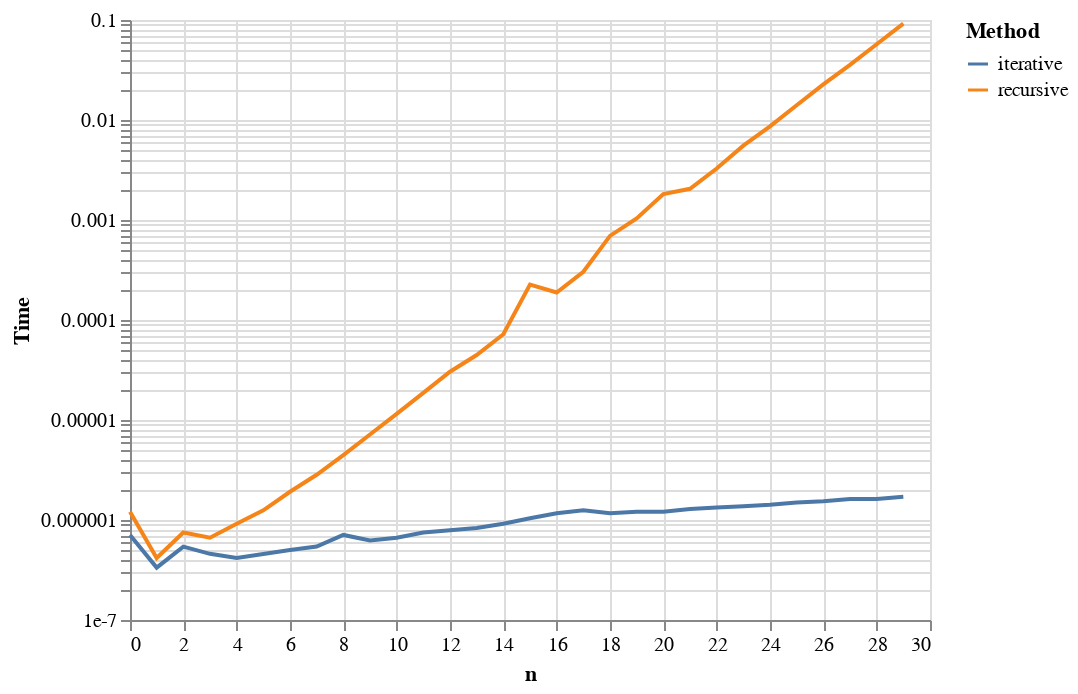

Notebook code cell kept with this figure:
### Code cell
import altair as alt
import pandas as pd
from timeit import timeit

def fibonacci_recursive(n):
    if n < 2:
        return n
    return fibonacci_recursive(n - 2) + fibonacci_recursive(n - 1)

def fibonacci_iterative(n):
    a = 0
    b = 1
    if n == 0:
        return a
    if n == 1:
        return b
    i = 1
    while i < n:
        c = a + b
        a = b
        b = c
        i += 1
    return b

funcs = {
    "recursive": fibonacci_recursive,
    "iterative": fibonacci_iterative
}

df = pd.DataFrame({
    k: [timeit(lambda: v(n), number=1) for n in range(30)]
    for k,v in funcs.items()
})

df = df.reset_index().melt(id_vars="index", value_vars=funcs.keys())
df = df.rename(columns={"index": "n", "value": "Time", "variable": "Method"})

alt.Chart(df).mark_line().encode(
    x=alt.X("n"),
    y=alt.Y("Time", scale=alt.Scale(type="log")),
    color="Method"
)

### Figure 1 — Vega-Lite specification as saved in the notebook (floating-point values rounded to 4 significant figures)
{"config": {"view": {"continuousWidth": 400, "continuousHeight": 300}}, "data": {"name": "data-2f4fe6fe43515b3b91ba86a3b96c4abc"}, "mark": "line", "encoding": {"color": {"field": "Method", "type": "nominal"}, "x": {"field": "n", "type": "quantitative"}, "y": {"field": "Time", "scale": {"type": "log"}, "type": "quantitative"}}, "$schema": "https://vega.github.io/schema/vega-lite/v4.17.0.json", "datasets": {"data-2f4fe6fe43515b3b91ba86a3b96c4abc": [{"n": 0, "Method": "recursive", "Time": 1.209e-06}, {"n": 1, "Method": "recursive", "Time": 4.17e-07}, {"n": 2, "Method": "recursive", "Time": 7.5e-07}, {"n": 3, "Method": "recursive", "Time": 6.66e-07}, {"n": 4, "Method": "recursive", "Time": 9.17e-07}, {"n": 5, "Method": "recursive", "Time": 1.25e-06}, {"n": 6, "Method": "recursive", "Time": 1.917e-06}, {"n": 7, "Method": "recursive", "Time": 2.833e-06}, {"n": 8, "Method": "recursive", "Time": 4.459e-06}, {"n": 9, "Method": "recursive", "Time": 7.167e-06}, {"n": 10, "Method": "recursive", "Time": 1.15e-05}, {"n": 11, "Method": "recursive", "Time": 1.867e-05}, {"n": 12, "Method": "recursive", "Time": 3.042e-05}, {"n": 13, "Method": "recursive", "Time": 4.463e-05}, {"n": 14, "Method": "recursive", "Time": 7.2e-05}, {"n": 15, "Method": "recursive", "Time": 0.0002258}, {"n": 16, "Method": "recursive", "Time": 0.0001882}, {"n": 17, "Method": "recursive", "Time": 0.0003038}, {"n": 18, "Method": "recursive", "Time": 0.000694}, {"n": 19, "Method": "recursive", "Time": 0.001037}, {"n": 20, "Method": "recursive", "Time": 0.001817}, {"n": 21, "Method": "recursive", "Time": 0.002052}, {"n": 22, "Method": "recursive", "Time": 0.003271}, {"n": 23, "Method": "recursive", "Time": 0.005537}, {"n": 24, "Method": "recursive", "Time": 0.008635}, {"n": 25, "Method": "recursive", "Time": 0.01403}, {"n": 26, "Method": "recursive", "Time": 0.02266}, {"n": 27, "Method": "recursive", "Time": 0.03556}, {"n": 28, "Method": "recursive", "Time": 0.05724}, {"n": 29, "Method": "recursive", "Time": 0.09204}, {"n": 0, "Method": "iterative", "Time": 7.09e-07}, {"n": 1, "Method": "iterative", "Time": 3.34e-07}, {"n": 2, "Method": "iterative", "Time": 5.42e-07}, {"n": 3, "Method": "iterative", "Time": 4.59e-07}, {"n": 4, "Method": "iterative", "Time": 4.17e-07}, {"n": 5, "Method": "iterative", "Time": 4.58e-07}, {"n": 6, "Method": "iterative", "Time": 5e-07}, {"n": 7, "Method": "iterative", "Time": 5.42e-07}, {"n": 8, "Method": "iterative", "Time": 7.09e-07}, {"n": 9, "Method": "iterative", "Time": 6.25e-07}, {"n": 10, "Method": "iterative", "Time": 6.66e-07}, {"n": 11, "Method": "iterative", "Time": 7.5e-07}, {"n": 12, "Method": "iterative", "Time": 7.91e-07}, {"n": 13, "Method": "iterative", "Time": 8.33e-07}, {"n": 14, "Method": "iterative", "Time": 9.16e-07}, {"n": 15, "Method": "iterative", "Time": 1.042e-06}, {"n": 16, "Method": "iterative", "Time": 1.167e-06}, {"n": 17, "Method": "iterative", "Time": 1.25e-06}, {"n": 18, "Method": "iterative", "Time": 1.166e-06}, {"n": 19, "Method": "iterative", "Time": 1.208e-06}, {"n": 20, "Method": "iterative", "Time": 1.208e-06}, {"n": 21, "Method": "iterative", "Time": 1.291e-06}, {"n": 22, "Method": "iterative", "Time": 1.334e-06}, {"n": 23, "Method": "iterative", "Time": 1.375e-06}, {"n": 24, "Method": "iterative", "Time": 1.417e-06}, {"n": 25, "Method": "iterative", "Time": 1.5e-06}, {"n": 26, "Method": "iterative", "Time": 1.541e-06}, {"n": 27, "Method": "iterative", "Time": 1.625e-06}, {"n": 28, "Method": "iterative", "Time": 1.625e-06}, {"n": 29, "Method": "iterative", "Time": 1.708e-06}]}}
